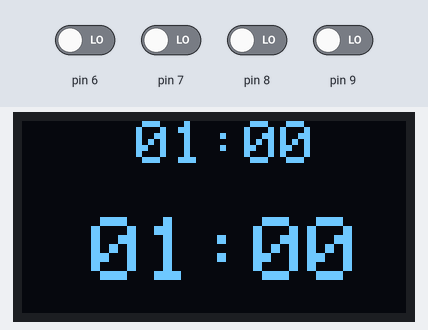
Simulated run of this sketch. Board: Arduino Uno, built with avr-gcc and run on an emulated ATmega328P. Parts: 128×64 one-colour display. The test bench sets the inputs (shaded band); at power-on: pin 6–9 LOW. What the sketch prints to the serial monitor is not drawn.

Above: at 1.3 s.
1.4 s: pin 7 driven HIGH
At 2.31 s:
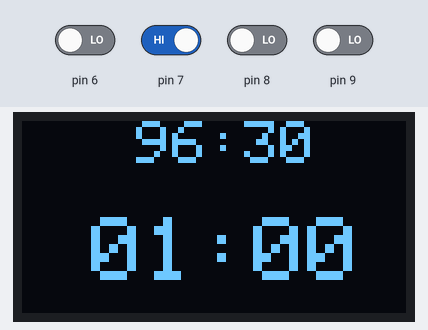
2.9 s: pin 6 driven HIGH
At 4.4 s:
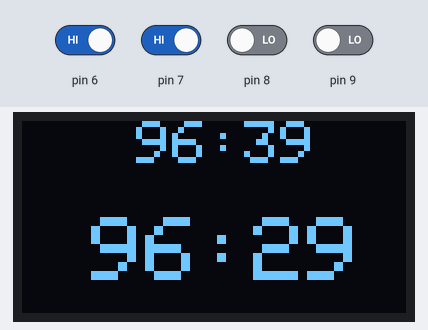
4.5 s: pin 9 driven HIGH
At 6.4 s:
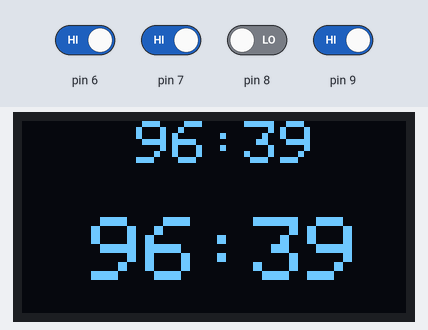
7.1 s: pin 8 driven HIGH
At 7.34 s:
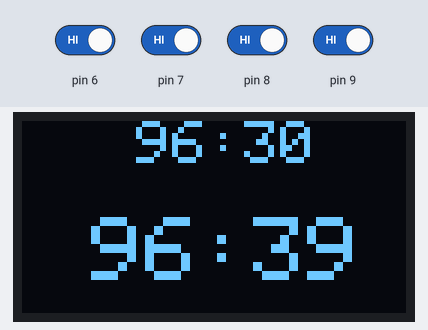
8.6 s: pin 6 driven LOW
At 10.52 s:
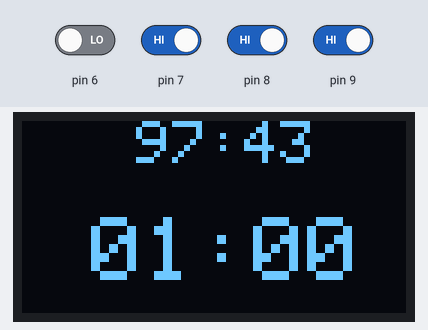
11.6 s: pin 7 driven LOW
At 13.71 s:
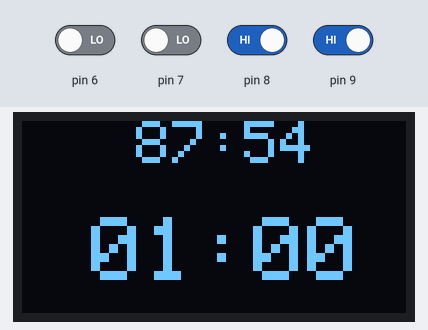
Timing chart, 0 to 14.3 s (numbered marks = the images above; inputs shaded):
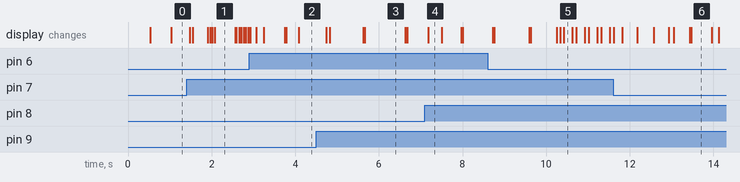

Measured:
- after the input at 1.4 s, the display: first changes after 0.07 s (image 1 shows a later state)
- after the input at 7.1 s, the display: changes after 0.08 s (image 4)
- what the display in image 1 shows lasts 0.5 s, from 2.1 s to 2.6 s
- what the display in image 3 shows lasts 0.9 s, from 5.7 s to 6.6 s

The sketch:

keypad4.ino
```cpp
#include "Timer.h"
#include "Adafruit_SH1106.h"

Adafruit_SH1106 oled(0);
InputTimer timer(38, 0, 2);
CountdownTimer countdown(23, 32, 3);

void draw () {
  oled.clearDisplay();
  timer.drawTimer(oled);
  countdown.drawTimer(oled);
  oled.display();
}

void setup() {
  // put your setup code here, to run once:
  pinMode(2, OUTPUT);
  pinMode(3, OUTPUT);
  pinMode(4, OUTPUT);
  pinMode(5, OUTPUT);
  pinMode(6, INPUT);
  pinMode(7, INPUT);
  pinMode(8, INPUT);
  pinMode(9, INPUT);
  pinMode(10, OUTPUT);
  Serial.begin(9600);
  oled.begin();
  timer.setTime("0100");
  countdown.setTime("0100");
  draw();
  buzz(10, 3000, 5);
  buzz(10, 5000, 5);
  delay(50);
  buzz(10, 3000, 5);
  buzz(10, 5000, 5);
}

char mapping[4][4] = {{'>', 'v', '^', '\n'},
                      {'<', '9', '6', '3'},
                      {'0', '8', '5', '2'},
                      {'c', '7', '4', '1'}};
//char mapping[4][4] = {{'1', '2', '3', '\n'},
//                      {'4', '5', '6', '^'},
//                      {'7', '8', '9', 'v'},
//                      {'c', '0', '<', '>'}};
char state[4][4] = {{0,0,0,0},{0,0,0,0},{0,0,0,0},{0,0,0,0}};

void buzz(int targetPin, long frequency, long length) {
  long delayValue = 1000000 / frequency / 2; // calculate the delay value between transitions
  //// 1 second's worth of microseconds, divided by the frequency, then split in half since
  //// there are two phases to each cycle
  long numCycles = frequency * length / 1000; // calculate the number of cycles for proper timing
  //// multiply frequency, which is really cycles per second, by the number of seconds to
  //// get the total number of cycles to produce
  for (long i = 0; i < numCycles; i++) { // for the calculated length of time...
    digitalWrite(targetPin, HIGH); // write the buzzer pin high to push out the diaphram
    delayMicroseconds(delayValue); // wait for the calculated delay value
    digitalWrite(targetPin, LOW); // write the buzzer pin low to pull back the diaphram
    delayMicroseconds(delayValue); // wait again or the calculated delay value
  }
}


void processInput (char digit) {
  int cursor = timer.getCursor();
  if (digit >= '0' && digit <= '9') {
    if (cursor == 2) {
      if (digit > '5') {
        return;
      }
    }
    if (cursor < 4) {
      timer.setTextChar(digit);
      timer.setCursor(cursor + 1);
    }
  } else if (digit == 'c') {
    if (countdown.remaining() == -1) {
      timer.setTime("0100");
      timer.setCursor(0);
    }
    countdown.setTime(timer.getTime());
    countdown.resetTimer();
  } else if (digit == '<') {
    if (cursor > 0) {
      timer.setCursor(cursor- 1);
    }
  } else if (digit == '>') {
    if (cursor < 4) {
      timer.setCursor(cursor + 1);
    }
  } else if (digit == '\n') {
    timer.setCursor(4);
    countdown.setTime(timer.getTime());
    countdown.startTimer();
  }
  draw();
}

void scan() {
  int out;
  int in;
  for (out = 2; out <= 5; out++) {
    for (in = 6; in <= 9; in ++) {
      digitalWrite(out, HIGH);
      if (digitalRead(in) == HIGH) {
        state[in-6][out-2] += 1;
        if ((state[in-6][out-2] == 1) || (state[in-6][out-2] > 30)) {
          char digit = mapping[in - 6][out-2];
          Serial.print(digit);
          processInput(digit);
          if (digit == '\n') {
            buzz(10, 4000, 25);
          } else {
            buzz(10, 3000, 5);
            buzz(10, 5000, 5);
          }
        }
        digitalWrite(in, LOW);
      } else {
        if (state[in-6][out-2]) {
          state[in-6][out-2] = 0;
        }
      }
      digitalWrite(out, LOW);
    }
  }
}

void loop() {
  scan();
  delay(10);
  if (countdown.needsRefresh()) {
    draw();
    int r = countdown.remaining();
    if (r == 10) {
      buzz (10, 2000, 50);
    } else if ((r < 10) && (r >= 0)) {
      buzz (10, 2000, 2);
      for (int ix = 0; ix < 10 - r; ix ++) {
        delay(5);
        buzz (10, 3500 + ix * 100, 2);
      }
    }
  } else if (timer.needsRefresh()) {
    draw();
  }
  if (countdown.remaining() == 0) {
    countdown.resetTimer();
    for (int ix = 0; ix < 10; ix++) {
      buzz(10, 4000, 50);
      buzz(10, 3000, 50);
    }
  }
}
```

Timer.cpp
```cpp
#include "Timer.h"

// Countdown Timer
CountdownTimer::CountdownTimer(int x, int y, int size) : Timer (x, y, size) {
}

int CountdownTimer::startTimer() {
    startTime = millis();
    Serial.print("Start time: ");
    Serial.println(startTime);
    Serial.println(text);
    sscanf(text, "%02d%02d", &minutes, &seconds);
    Serial.println(minutes);
    Serial.println(seconds);
    lastDraw = 0;
    return 0;
}

int CountdownTimer::resetTimer() {
    startTime = 0;
    lastDraw = 0;
    return 0;
}

int CountdownTimer::remaining() {
  if (startTime) {
    long curTime = millis();
    long secondsElapsed = (curTime - startTime)/1000;
    long ts = seconds + minutes * 60;
    if ((ts - secondsElapsed) > 0) {
      return ts - secondsElapsed;
    }
    return 0;
  }
  return -1;
}

int CountdownTimer::needsRefresh() {
  if (startTime) {
    long curTime = millis();
    long secondsElapsed = (curTime - startTime)/1000;
    long lastSecondsElapsed = (lastDraw - startTime)/1000;
    if (secondsElapsed != lastSecondsElapsed) {
      return 1;
    }
  }
  return 0;
}

int CountdownTimer::drawTimer(Adafruit_SH1106& display) {
    if (!startTime) {
      Timer::drawTimer(display, text, 4);
    } else {
      long curTime = millis();
      long secondsElapsed = (curTime - startTime)/1000;
      long lastSecondsElapsed = (lastDraw - startTime)/1000;
      Serial.println(secondsElapsed);
      lastDraw = curTime;
      char newTime[5];
      long ts = seconds + minutes * 60;
      long rs = ts - secondsElapsed;
      if (rs <= 0) {
        Timer::drawTimer(display, "0000", 4);
      } else {
        long rm = rs/60;
        rs -= rm * 60;
        sprintf(newTime, "%02d", rm);
        sprintf(newTime+2, "%02d", rs);
        Timer::drawTimer(display, newTime, 4);
      }
    }
    return 0;
}

// Input Timer
InputTimer::InputTimer(int x, int y, int size) : Timer (x, y, size) {
}

int InputTimer::needsRefresh() {
  if (lastDraw) {
    long curTime = millis();
    if ((int)(curTime / 500) == (int)(lastDraw/500)) {
      return 0;
    }
  }
  return 1;
}

int InputTimer::drawTimer(Adafruit_SH1106& display) {
    lastDraw = millis();
    long int showCursor = (lastDraw/500)%2;
    if (showCursor) {
      Timer::drawTimer(display, text, cursor);
    } else {
      Timer::drawTimer(display, text, 4);
    }
}

// Timer
Timer::Timer(int x, int y, int size) {
    this->x = x;
    this->y = y;
    this->size = size;
    strcpy(text, "0000");
}

int Timer::drawTimer(Adafruit_SH1106& display, const char* timeText, int cursor) {
  display.drawChar(x, y, cursor==0?'_':timeText[0], 1, 0, size);
  display.drawChar(x+6*size, y, cursor==1?'_':timeText[1], 1, 0, size);
  display.drawChar(x+12*size, y, ':', 1, 0, size);
  display.drawChar(x+18*size, y, cursor==2?'_':timeText[2], 1, 0, size);
  display.drawChar(x+24*size, y, cursor==3?'_':timeText[3], 1, 0, size);
}
```

Timer.h
```cpp
#ifndef _TIMER_H
#define _TIMER_H

#include "Adafruit_SH1106.h"

class Timer {
    protected:
        char text[5];
        unsigned long lastDraw = 0;
        int x;
        int y;
        int size;
        int drawTimer(Adafruit_SH1106& display, const char* timeText, int cursor);
    public:
        Timer(int x, int y, int size);
        int needsRefresh();
        void setTime (const char* time) {strcpy(text, time);};
        const char* getTime () {return text;};
};

class CountdownTimer : public Timer {
  protected:
    int seconds = 0;
    int minutes = 0;
    unsigned long startTime = 0;
  public:
    CountdownTimer(int x, int y, int size);
    int startTimer();
    int resetTimer();
    int remaining();
    int needsRefresh();
    int drawTimer(Adafruit_SH1106& display);
};

class InputTimer : public Timer {
  protected:
    int cursor = 0;
  public:
    InputTimer(int x, int y, int size);
    void setTextChar (char c) {if ((cursor >= 0) && (cursor <= 3)) text[cursor] = c;};
    void setCursor (int c) {cursor = c;};
    int getCursor() {return cursor;};
    int needsRefresh();
    int drawTimer(Adafruit_SH1106& display);
};


#endif
```
